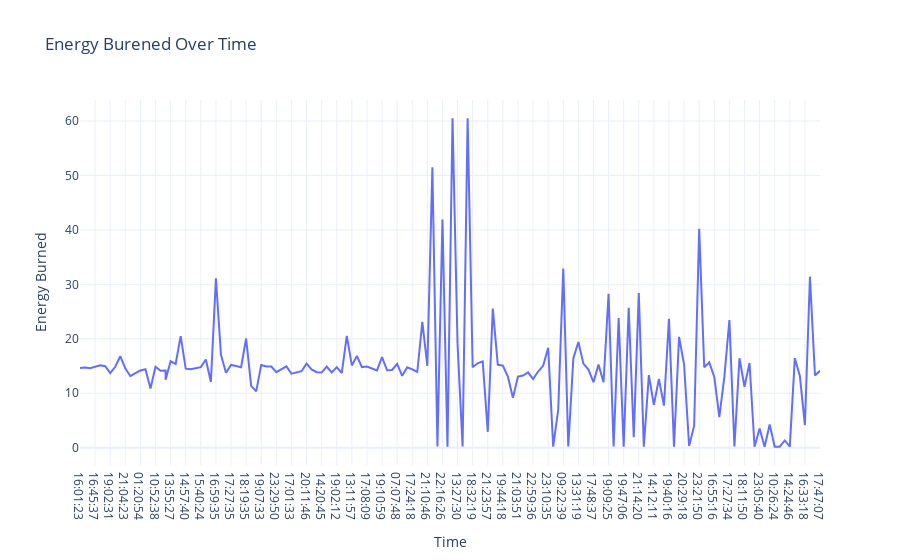

The notebook cell saved with this chart:
### Code cell
# Energy Burned Over Time
Energy=px.line(data,x="Time",
            y="Energy Burned",
            title="Energy Burened Over Time")
Energy.show()

### Figure 1 — Plotly figure (JSON) as saved in the notebook; plotly's stock layout.template omitted (floating-point values rounded to 4 significant figures; data arrays with more than 128 entries replaced by an {"elided": "..."} marker saying what was removed)
{"data": [{"hovertemplate": "Time=%{x}<br>Energy Burned=%{y}<extra></extra>", "legendgroup": "", "line": {"color": "#636efa", "dash": "solid"}, "marker": {"symbol": "circle"}, "mode": "lines", "name": "", "orientation": "v", "showlegend": false, "type": "scatter", "x": {"elided": "149 str values"}, "xaxis": "x", "y": {"elided": "149 float values"}, "yaxis": "y"}], "layout": {"legend": {"tracegroupgap": 0}, "title": {"text": "Energy Burened Over Time"}, "xaxis": {"anchor": "y", "domain": [0, 1], "title": {"text": "Time"}}, "yaxis": {"anchor": "x", "domain": [0, 1], "title": {"text": "Energy Burned"}}}}
